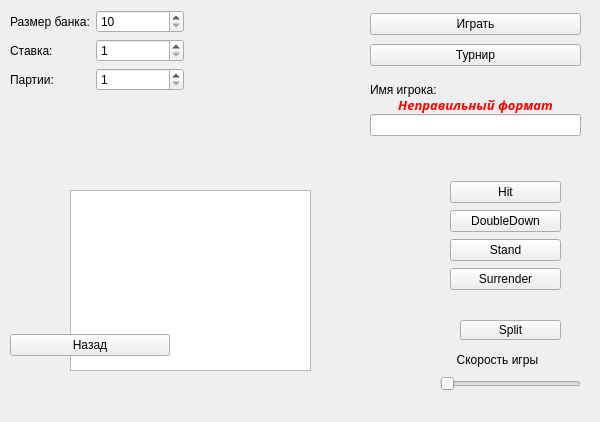
<?xml version="1.0" encoding="UTF-8"?>
<ui version="4.0">
 <class>gamewindow</class>
 <widget class="QMainWindow" name="gamewindow">
  <property name="geometry">
   <rect>
    <x>0</x>
    <y>0</y>
    <width>600</width>
    <height>422</height>
   </rect>
  </property>
  <property name="sizePolicy">
   <sizepolicy hsizetype="Preferred" vsizetype="Preferred">
    <horstretch>0</horstretch>
    <verstretch>0</verstretch>
   </sizepolicy>
  </property>
  <property name="windowTitle">
   <string>BlackJack</string>
  </property>
  <widget class="QWidget" name="centralwidget">
   <property name="minimumSize">
    <size>
     <width>600</width>
     <height>400</height>
    </size>
   </property>
   <widget class="QWidget" name="verticalLayoutWidget">
    <property name="geometry">
     <rect>
      <x>10</x>
      <y>330</y>
      <width>160</width>
      <height>31</height>
     </rect>
    </property>
    <layout class="QVBoxLayout" name="backButtonLayout">
     <item>
      <widget class="QPushButton" name="backButton">
       <property name="text">
        <string>Назад</string>
       </property>
      </widget>
     </item>
    </layout>
   </widget>
   <widget class="QWidget" name="verticalLayoutWidget_2">
    <property name="geometry">
     <rect>
      <x>370</x>
      <y>10</y>
      <width>211</width>
      <height>131</height>
     </rect>
    </property>
    <layout class="QVBoxLayout" name="startLayout">
     <item>
      <widget class="QPushButton" name="playButton">
       <property name="styleSheet">
        <string notr="true">color : black</string>
       </property>
       <property name="text">
        <string>Играть</string>
       </property>
      </widget>
     </item>
     <item>
      <widget class="QPushButton" name="turButton">
       <property name="styleSheet">
        <string notr="true">color : black</string>
       </property>
       <property name="text">
        <string>Турнир</string>
       </property>
      </widget>
     </item>
     <item>
      <widget class="QLabel" name="label">
       <property name="maximumSize">
        <size>
         <width>16777215</width>
         <height>30</height>
        </size>
       </property>
       <property name="font">
        <font>
         <family>Ubuntu</family>
         <weight>50</weight>
         <bold>false</bold>
        </font>
       </property>
       <property name="text">
        <string>Имя игрока:</string>
       </property>
      </widget>
     </item>
     <item>
      <widget class="QLineEdit" name="lineName"/>
     </item>
    </layout>
   </widget>
   <widget class="QWidget" name="verticalLayoutWidget_4">
    <property name="geometry">
     <rect>
      <x>370</x>
      <y>90</y>
      <width>211</width>
      <height>31</height>
     </rect>
    </property>
    <layout class="QVBoxLayout" name="errorLayout">
     <item>
      <widget class="QLabel" name="errorName">
       <property name="maximumSize">
        <size>
         <width>16777215</width>
         <height>20</height>
        </size>
       </property>
       <property name="font">
        <font>
         <family>Ubuntu Mono</family>
         <pointsize>10</pointsize>
         <weight>75</weight>
         <italic>true</italic>
         <bold>true</bold>
        </font>
       </property>
       <property name="layoutDirection">
        <enum>Qt::LeftToRight</enum>
       </property>
       <property name="styleSheet">
        <string notr="true">color : red</string>
       </property>
       <property name="text">
        <string>Неправильный формат</string>
       </property>
       <property name="textFormat">
        <enum>Qt::AutoText</enum>
       </property>
       <property name="scaledContents">
        <bool>true</bool>
       </property>
       <property name="alignment">
        <set>Qt::AlignCenter</set>
       </property>
       <property name="wordWrap">
        <bool>false</bool>
       </property>
       <property name="margin">
        <number>0</number>
       </property>
       <property name="indent">
        <number>-1</number>
       </property>
       <property name="openExternalLinks">
        <bool>false</bool>
       </property>
       <property name="buddy">
        <cstring></cstring>
       </property>
      </widget>
     </item>
    </layout>
   </widget>
   <widget class="QWidget" name="formLayoutWidget">
    <property name="geometry">
     <rect>
      <x>10</x>
      <y>10</y>
      <width>174</width>
      <height>92</height>
     </rect>
    </property>
    <layout class="QFormLayout" name="settingsLayout">
     <item row="0" column="0">
      <widget class="QLabel" name="bankLable">
       <property name="text">
        <string>Размер банка:</string>
       </property>
      </widget>
     </item>
     <item row="1" column="0">
      <widget class="QLabel" name="betLable">
       <property name="text">
        <string>Ставка:</string>
       </property>
      </widget>
     </item>
     <item row="2" column="0">
      <widget class="QLabel" name="partLable">
       <property name="text">
        <string>Партии:</string>
       </property>
      </widget>
     </item>
     <item row="0" column="1">
      <widget class="QSpinBox" name="bankSpin">
       <property name="minimum">
        <number>10</number>
       </property>
       <property name="maximum">
        <number>9999</number>
       </property>
      </widget>
     </item>
     <item row="1" column="1">
      <widget class="QSpinBox" name="betSpin">
       <property name="minimum">
        <number>1</number>
       </property>
       <property name="maximum">
        <number>10</number>
       </property>
      </widget>
     </item>
     <item row="2" column="1">
      <widget class="QSpinBox" name="partSpin">
       <property name="minimum">
        <number>1</number>
       </property>
       <property name="maximum">
        <number>21</number>
       </property>
      </widget>
     </item>
    </layout>
   </widget>
   <widget class="QWidget" name="verticalLayoutWidget_5">
    <property name="geometry">
     <rect>
      <x>40</x>
      <y>170</y>
      <width>52</width>
      <height>52</height>
     </rect>
    </property>
    <layout class="QVBoxLayout" name="playerIcoLayout">
     <item>
      <widget class="QLabel" name="playerIco">
       <property name="maximumSize">
        <size>
         <width>50</width>
         <height>50</height>
        </size>
       </property>
       <property name="text">
        <string/>
       </property>
       <property name="pixmap">
        <pixmap>../resourses/player.png</pixmap>
       </property>
       <property name="scaledContents">
        <bool>true</bool>
       </property>
      </widget>
     </item>
    </layout>
   </widget>
   <widget class="QWidget" name="verticalLayoutWidget_3">
    <property name="geometry">
     <rect>
      <x>230</x>
      <y>20</y>
      <width>52</width>
      <height>52</height>
     </rect>
    </property>
    <layout class="QVBoxLayout" name="verticalLayout">
     <item>
      <widget class="QLabel" name="dilerIco">
       <property name="maximumSize">
        <size>
         <width>50</width>
         <height>50</height>
        </size>
       </property>
       <property name="baseSize">
        <size>
         <width>50</width>
         <height>50</height>
        </size>
       </property>
       <property name="text">
        <string/>
       </property>
       <property name="pixmap">
        <pixmap>../resourses/cas.png</pixmap>
       </property>
       <property name="scaledContents">
        <bool>true</bool>
       </property>
      </widget>
     </item>
    </layout>
   </widget>
   <widget class="QWidget" name="verticalLayoutWidget_6">
    <property name="geometry">
     <rect>
      <x>450</x>
      <y>180</y>
      <width>111</width>
      <height>111</height>
     </rect>
    </property>
    <layout class="QVBoxLayout" name="verticalLayout_2">
     <item>
      <widget class="QPushButton" name="hitButton">
       <property name="text">
        <string>Hit</string>
       </property>
      </widget>
     </item>
     <item>
      <widget class="QPushButton" name="ddButton">
       <property name="text">
        <string>DoubleDown</string>
       </property>
      </widget>
     </item>
     <item>
      <widget class="QPushButton" name="standButton">
       <property name="text">
        <string>Stand</string>
       </property>
      </widget>
     </item>
     <item>
      <widget class="QPushButton" name="surButton">
       <property name="text">
        <string>Surrender</string>
       </property>
      </widget>
     </item>
    </layout>
   </widget>
   <widget class="QLabel" name="bankInfo">
    <property name="geometry">
     <rect>
      <x>320</x>
      <y>180</y>
      <width>67</width>
      <height>41</height>
     </rect>
    </property>
    <property name="text">
     <string/>
    </property>
   </widget>
   <widget class="QGraphicsView" name="graphicsView">
    <property name="geometry">
     <rect>
      <x>70</x>
      <y>190</y>
      <width>241</width>
      <height>181</height>
     </rect>
    </property>
    <property name="autoFillBackground">
     <bool>false</bool>
    </property>
    <property name="verticalScrollBarPolicy">
     <enum>Qt::ScrollBarAlwaysOff</enum>
    </property>
    <property name="horizontalScrollBarPolicy">
     <enum>Qt::ScrollBarAlwaysOff</enum>
    </property>
    <property name="interactive">
     <bool>true</bool>
    </property>
   </widget>
   <widget class="QWidget" name="verticalLayoutWidget_7">
    <property name="geometry">
     <rect>
      <x>440</x>
      <y>350</y>
      <width>141</width>
      <height>41</height>
     </rect>
    </property>
    <layout class="QVBoxLayout" name="verticalLayout_3">
     <item>
      <widget class="QLabel" name="label_2">
       <property name="text">
        <string>     Скорость игры</string>
       </property>
      </widget>
     </item>
     <item>
      <widget class="QSlider" name="horizontalSlider">
       <property name="maximum">
        <number>2500000</number>
       </property>
       <property name="singleStep">
        <number>100</number>
       </property>
       <property name="pageStep">
        <number>500</number>
       </property>
       <property name="orientation">
        <enum>Qt::Horizontal</enum>
       </property>
      </widget>
     </item>
    </layout>
   </widget>
   <widget class="QPushButton" name="splitButton">
    <property name="geometry">
     <rect>
      <x>460</x>
      <y>320</y>
      <width>101</width>
      <height>20</height>
     </rect>
    </property>
    <property name="text">
     <string>Split</string>
    </property>
   </widget>
   <zorder>graphicsView</zorder>
   <zorder>verticalLayoutWidget</zorder>
   <zorder>verticalLayoutWidget_2</zorder>
   <zorder>verticalLayoutWidget_4</zorder>
   <zorder>formLayoutWidget</zorder>
   <zorder>verticalLayoutWidget_5</zorder>
   <zorder>verticalLayoutWidget_3</zorder>
   <zorder>verticalLayoutWidget_6</zorder>
   <zorder>bankInfo</zorder>
   <zorder>verticalLayoutWidget_7</zorder>
   <zorder>splitButton</zorder>
  </widget>
  <widget class="QMenuBar" name="menubar">
   <property name="geometry">
    <rect>
     <x>0</x>
     <y>0</y>
     <width>600</width>
     <height>22</height>
    </rect>
   </property>
  </widget>
 </widget>
 <resources/>
 <connections/>
</ui>
